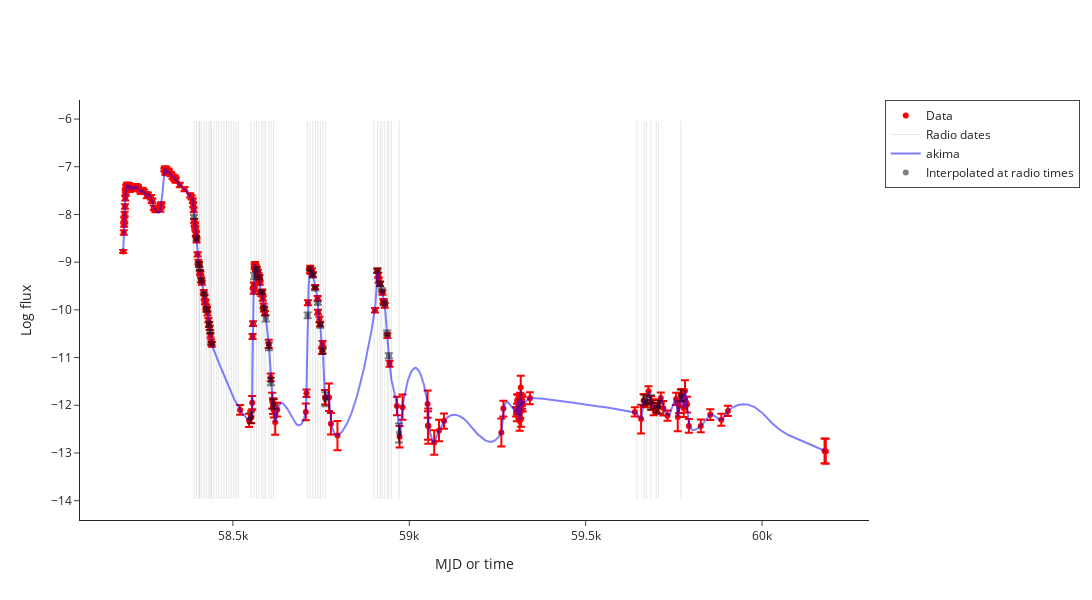

Notebook cell for this chart:
### Markdown cell above
# Interpolation

### Code cell
interpolated_data = make_interpolated_Lr_Lx_df(radio_df, xray_df, source_df, plotly=True)

### Figure 1 — Plotly figure (JSON) as saved in the notebook; plotly's stock layout.template omitted (floating-point values rounded to 4 significant figures; data arrays with more than 128 entries replaced by an {"elided": "..."} marker saying what was removed)
{"data": [{"error_y": {"array": {"elided": "244 float values"}, "type": "data", "visible": true}, "marker": {"color": "red"}, "mode": "markers", "name": "Data", "type": "scatter", "x": {"elided": "244 float values"}, "y": {"elided": "244 float values"}}, {"marker": {"color": "red", "symbol": "triangle-down"}, "mode": "markers", "name": "3-sigma upper limits", "type": "scatter", "x": [], "y": []}, {"line": {"color": "black", "dash": "solid", "width": 1}, "mode": "lines", "name": "Radio dates", "opacity": 0.1, "showlegend": true, "type": "scatter", "x": [58390.0, 58390.0], "y": [-13.96, -6.041]}, {"line": {"color": "black", "dash": "solid", "width": 1}, "mode": "lines", "opacity": 0.1, "showlegend": false, "type": "scatter", "x": [58400.0, 58400.0], "y": [-13.96, -6.041]}, {"line": {"color": "black", "dash": "solid", "width": 1}, "mode": "lines", "opacity": 0.1, "showlegend": false, "type": "scatter", "x": [58400.0, 58400.0], "y": [-13.96, -6.041]}, {"line": {"color": "black", "dash": "solid", "width": 1}, "mode": "lines", "opacity": 0.1, "showlegend": false, "type": "scatter", "x": [58410.0, 58410.0], "y": [-13.96, -6.041]}, {"line": {"color": "black", "dash": "solid", "width": 1}, "mode": "lines", "opacity": 0.1, "showlegend": false, "type": "scatter", "x": [58410.0, 58410.0], "y": [-13.96, -6.041]}, {"line": {"color": "black", "dash": "solid", "width": 1}, "mode": "lines", "opacity": 0.1, "showlegend": false, "type": "scatter", "x": [58420.0, 58420.0], "y": [-13.96, -6.041]}, {"line": {"color": "black", "dash": "solid", "width": 1}, "mode": "lines", "opacity": 0.1, "showlegend": false, "type": "scatter", "x": [58430.0, 58430.0], "y": [-13.96, -6.041]}, {"line": {"color": "black", "dash": "solid", "width": 1}, "mode": "lines", "opacity": 0.1, "showlegend": false, "type": "scatter", "x": [58430.0, 58430.0], "y": [-13.96, -6.041]}, {"line": {"color": "black", "dash": "solid", "width": 1}, "mode": "lines", "opacity": 0.1, "showlegend": false, "type": "scatter", "x": [58440.0, 58440.0], "y": [-13.96, -6.041]}, {"line": {"color": "black", "dash": "solid", "width": 1}, "mode": "lines", "opacity": 0.1, "showlegend": false, "type": "scatter", "x": [58440.0, 58440.0], "y": [-13.96, -6.041]}, {"line": {"color": "black", "dash": "solid", "width": 1}, "mode": "lines", "opacity": 0.1, "showlegend": false, "type": "scatter", "x": [58450.0, 58450.0], "y": [-13.96, -6.041]}, {"line": {"color": "black", "dash": "solid", "width": 1}, "mode": "lines", "opacity": 0.1, "showlegend": false, "type": "scatter", "x": [58450.0, 58450.0], "y": [-13.96, -6.041]}, {"line": {"color": "black", "dash": "solid", "width": 1}, "mode": "lines", "opacity": 0.1, "showlegend": false, "type": "scatter", "x": [58460.0, 58460.0], "y": [-13.96, -6.041]}, {"line": {"color": "black", "dash": "solid", "width": 1}, "mode": "lines", "opacity": 0.1, "showlegend": false, "type": "scatter", "x": [58470.0, 58470.0], "y": [-13.96, -6.041]}, {"line": {"color": "black", "dash": "solid", "width": 1}, "mode": "lines", "opacity": 0.1, "showlegend": false, "type": "scatter", "x": [58470.0, 58470.0], "y": [-13.96, -6.041]}, {"line": {"color": "black", "dash": "solid", "width": 1}, "mode": "lines", "opacity": 0.1, "showlegend": false, "type": "scatter", "x": [58480.0, 58480.0], "y": [-13.96, -6.041]}, {"line": {"color": "black", "dash": "solid", "width": 1}, "mode": "lines", "opacity": 0.1, "showlegend": false, "type": "scatter", "x": [58490.0, 58490.0], "y": [-13.96, -6.041]}, {"line": {"color": "black", "dash": "solid", "width": 1}, "mode": "lines", "opacity": 0.1, "showlegend": false, "type": "scatter", "x": [58500.0, 58500.0], "y": [-13.96, -6.041]}, {"line": {"color": "black", "dash": "solid", "width": 1}, "mode": "lines", "opacity": 0.1, "showlegend": false, "type": "scatter", "x": [58500.0, 58500.0], "y": [-13.96, -6.041]}, {"line": {"color": "black", "dash": "solid", "width": 1}, "mode": "lines", "opacity": 0.1, "showlegend": false, "type": "scatter", "x": [58510.0, 58510.0], "y": [-13.96, -6.041]}, {"line": {"color": "black", "dash": "solid", "width": 1}, "mode": "lines", "opacity": 0.1, "showlegend": false, "type": "scatter", "x": [58520.0, 58520.0], "y": [-13.96, -6.041]}, {"line": {"color": "black", "dash": "solid", "width": 1}, "mode": "lines", "opacity": 0.1, "showlegend": false, "type": "scatter", "x": [58550.0, 58550.0], "y": [-13.96, -6.041]}, {"line": {"color": "black", "dash": "solid", "width": 1}, "mode": "lines", "opacity": 0.1, "showlegend": false, "type": "scatter", "x": [58560.0, 58560.0], "y": [-13.96, -6.041]}, {"line": {"color": "black", "dash": "solid", "width": 1}, "mode": "lines", "opacity": 0.1, "showlegend": false, "type": "scatter", "x": [58570.0, 58570.0], "y": [-13.96, -6.041]}, {"line": {"color": "black", "dash": "solid", "width": 1}, "mode": "lines", "opacity": 0.1, "showlegend": false, "type": "scatter", "x": [58570.0, 58570.0], "y": [-13.96, -6.041]}, {"line": {"color": "black", "dash": "solid", "width": 1}, "mode": "lines", "opacity": 0.1, "showlegend": false, "type": "scatter", "x": [58580.0, 58580.0], "y": [-13.96, -6.041]}, {"line": {"color": "black", "dash": "solid", "width": 1}, "mode": "lines", "opacity": 0.1, "showlegend": false, "type": "scatter", "x": [58590.0, 58590.0], "y": [-13.96, -6.041]}, {"line": {"color": "black", "dash": "solid", "width": 1}, "mode": "lines", "opacity": 0.1, "showlegend": false, "type": "scatter", "x": [58590.0, 58590.0], "y": [-13.96, -6.041]}, {"line": {"color": "black", "dash": "solid", "width": 1}, "mode": "lines", "opacity": 0.1, "showlegend": false, "type": "scatter", "x": [58600.0, 58600.0], "y": [-13.96, -6.041]}, {"line": {"color": "black", "dash": "solid", "width": 1}, "mode": "lines", "opacity": 0.1, "showlegend": false, "type": "scatter", "x": [58610.0, 58610.0], "y": [-13.96, -6.041]}, {"line": {"color": "black", "dash": "solid", "width": 1}, "mode": "lines", "opacity": 0.1, "showlegend": false, "type": "scatter", "x": [58610.0, 58610.0], "y": [-13.96, -6.041]}, {"line": {"color": "black", "dash": "solid", "width": 1}, "mode": "lines", "opacity": 0.1, "showlegend": false, "type": "scatter", "x": [58710.0, 58710.0], "y": [-13.96, -6.041]}, {"line": {"color": "black", "dash": "solid", "width": 1}, "mode": "lines", "opacity": 0.1, "showlegend": false, "type": "scatter", "x": [58720.0, 58720.0], "y": [-13.96, -6.041]}, {"line": {"color": "black", "dash": "solid", "width": 1}, "mode": "lines", "opacity": 0.1, "showlegend": false, "type": "scatter", "x": [58730.0, 58730.0], "y": [-13.96, -6.041]}, {"line": {"color": "black", "dash": "solid", "width": 1}, "mode": "lines", "opacity": 0.1, "showlegend": false, "type": "scatter", "x": [58730.0, 58730.0], "y": [-13.96, -6.041]}, {"line": {"color": "black", "dash": "solid", "width": 1}, "mode": "lines", "opacity": 0.1, "showlegend": false, "type": "scatter", "x": [58740.0, 58740.0], "y": [-13.96, -6.041]}, {"line": {"color": "black", "dash": "solid", "width": 1}, "mode": "lines", "opacity": 0.1, "showlegend": false, "type": "scatter", "x": [58750.0, 58750.0], "y": [-13.96, -6.041]}, {"line": {"color": "black", "dash": "solid", "width": 1}, "mode": "lines", "opacity": 0.1, "showlegend": false, "type": "scatter", "x": [58760.0, 58760.0], "y": [-13.96, -6.041]}, {"line": {"color": "black", "dash": "solid", "width": 1}, "mode": "lines", "opacity": 0.1, "showlegend": false, "type": "scatter", "x": [58760.0, 58760.0], "y": [-13.96, -6.041]}, {"line": {"color": "black", "dash": "solid", "width": 1}, "mode": "lines", "opacity": 0.1, "showlegend": false, "type": "scatter", "x": [58900.0, 58900.0], "y": [-13.96, -6.041]}, {"line": {"color": "black", "dash": "solid", "width": 1}, "mode": "lines", "opacity": 0.1, "showlegend": false, "type": "scatter", "x": [58910.0, 58910.0], "y": [-13.96, -6.041]}, {"line": {"color": "black", "dash": "solid", "width": 1}, "mode": "lines", "opacity": 0.1, "showlegend": false, "type": "scatter", "x": [58920.0, 58920.0], "y": [-13.96, -6.041]}, {"line": {"color": "black", "dash": "solid", "width": 1}, "mode": "lines", "opacity": 0.1, "showlegend": false, "type": "scatter", "x": [58920.0, 58920.0], "y": [-13.96, -6.041]}, {"line": {"color": "black", "dash": "solid", "width": 1}, "mode": "lines", "opacity": 0.1, "showlegend": false, "type": "scatter", "x": [58930.0, 58930.0], "y": [-13.96, -6.041]}, {"line": {"color": "black", "dash": "solid", "width": 1}, "mode": "lines", "opacity": 0.1, "showlegend": false, "type": "scatter", "x": [58940.0, 58940.0], "y": [-13.96, -6.041]}, {"line": {"color": "black", "dash": "solid", "width": 1}, "mode": "lines", "opacity": 0.1, "showlegend": false, "type": "scatter", "x": [58940.0, 58940.0], "y": [-13.96, -6.041]}, {"line": {"color": "black", "dash": "solid", "width": 1}, "mode": "lines", "opacity": 0.1, "showlegend": false, "type": "scatter", "x": [58950.0, 58950.0], "y": [-13.96, -6.041]}, {"line": {"color": "black", "dash": "solid", "width": 1}, "mode": "lines", "opacity": 0.1, "showlegend": false, "type": "scatter", "x": [58970.0, 58970.0], "y": [-13.96, -6.041]}, {"line": {"color": "black", "dash": "solid", "width": 1}, "mode": "lines", "opacity": 0.1, "showlegend": false, "type": "scatter", "x": [59650.0, 59650.0], "y": [-13.96, -6.041]}, {"line": {"color": "black", "dash": "solid", "width": 1}, "mode": "lines", "opacity": 0.1, "showlegend": false, "type": "scatter", "x": [59670.0, 59670.0], "y": [-13.96, -6.041]}, {"line": {"color": "black", "dash": "solid", "width": 1}, "mode": "lines", "opacity": 0.1, "showlegend": false, "type": "scatter", "x": [59670.0, 59670.0], "y": [-13.96, -6.041]}, {"line": {"color": "black", "dash": "solid", "width": 1}, "mode": "lines", "opacity": 0.1, "showlegend": false, "type": "scatter", "x": [59690.0, 59690.0], "y": [-13.96, -6.041]}, {"line": {"color": "black", "dash": "solid", "width": 1}, "mode": "lines", "opacity": 0.1, "showlegend": false, "type": "scatter", "x": [59700.0, 59700.0], "y": [-13.96, -6.041]}, {"line": {"color": "black", "dash": "solid", "width": 1}, "mode": "lines", "opacity": 0.1, "showlegend": false, "type": "scatter", "x": [59710.0, 59710.0], "y": [-13.96, -6.041]}, {"line": {"color": "black", "dash": "solid", "width": 1}, "mode": "lines", "opacity": 0.1, "showlegend": false, "type": "scatter", "x": [59770.0, 59770.0], "y": [-13.96, -6.041]}, {"line": {"color": "blue", "dash": "solid"}, "mode": "lines", "name": "akima", "opacity": 0.5, "type": "scatter", "x": {"elided": "3982 float values"}, "y": {"elided": "3982 float values"}}, {"error_y": {"array": [0.03718, 0.04175, 0.03733, 0.03594, 0.04197, 0.03535, 0.04517, 0.05058, 0.03655, 0.03473, NaN, NaN, NaN, NaN, NaN, NaN, NaN, NaN, NaN, NaN, NaN, 0.1105, 0.06763, 0.04485, 0.04152, 0.03764, 0.04083, 0.06498, 0.08208, 0.07699, 0.09667, 0.05974, 0.03217, 0.04743, 0.04754, 0.03549, 0.05306, 0.05354, 0.1453, NaN, 0.04176, 0.04609, 0.0428, 0.03976, 0.04984, 0.05162, NaN, 0.1991, NaN, 0.1075, 0.06918, 0.145, 0.09663, 0.1362, 0.1125], "type": "data", "visible": true}, "marker": {"color": "black"}, "mode": "markers", "name": "Interpolated at radio times", "opacity": 0.5, "type": "scatter", "x": [58390.0, 58400.0, 58400.0, 58410.0, 58410.0, 58420.0, 58430.0, 58430.0, 58440.0, 58440.0, 58450.0, 58450.0, 58460.0, 58470.0, 58470.0, 58480.0, 58490.0, 58500.0, 58500.0, 58510.0, 58520.0, 58550.0, 58560.0, 58570.0, 58570.0, 58580.0, 58590.0, 58590.0, 58600.0, 58610.0, 58610.0, 58710.0, 58720.0, 58730.0, 58730.0, 58740.0, 58750.0, 58760.0, 58760.0, 58900.0, 58910.0, 58920.0, 58920.0, 58930.0, 58940.0, 58940.0, 58950.0, 58970.0, 59650.0, 59670.0, 59670.0, 59690.0, 59700.0, 59710.0, 59770.0], "y": [-8.046, -8.505, -9.033, -9.143, -9.387, -9.666, -9.99, -10.3, -10.47, -10.71, NaN, NaN, NaN, NaN, NaN, NaN, NaN, NaN, NaN, NaN, NaN, -12.26, -9.289, -9.15, -9.316, -9.624, -9.97, -10.18, -10.76, -11.5, -11.98, -10.12, -9.146, -9.276, -9.547, -9.858, -10.32, -10.86, -11.87, NaN, -9.176, -9.458, -9.589, -9.863, -10.48, -10.96, NaN, -12.58, NaN, -11.9, -11.91, -11.94, -12.05, -12.04, -11.8]}, {"marker": {"color": "black", "symbol": "triangle-down"}, "mode": "markers", "showlegend": false, "type": "scatter", "x": [], "y": []}], "layout": {"height": 600, "legend": {"borderwidth": 1}, "width": 1200, "xaxis": {"title": {"text": "MJD or time"}}, "yaxis": {"title": {"text": "Log flux"}}}}
